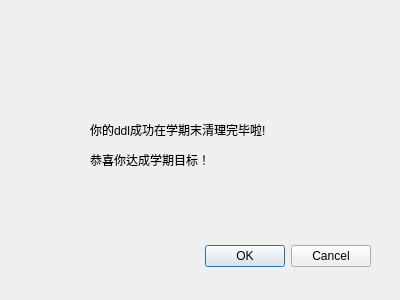
<?xml version="1.0" encoding="UTF-8"?>
<ui version="4.0">
 <class>winGame</class>
 <widget class="QDialog" name="winGame">
  <property name="geometry">
   <rect>
    <x>0</x>
    <y>0</y>
    <width>400</width>
    <height>300</height>
   </rect>
  </property>
  <property name="windowTitle">
   <string>Dialog</string>
  </property>
  <widget class="QDialogButtonBox" name="buttonBox">
   <property name="geometry">
    <rect>
     <x>30</x>
     <y>240</y>
     <width>341</width>
     <height>32</height>
    </rect>
   </property>
   <property name="orientation">
    <enum>Qt::Horizontal</enum>
   </property>
   <property name="standardButtons">
    <set>QDialogButtonBox::Cancel|QDialogButtonBox::Ok</set>
   </property>
  </widget>
  <widget class="QLabel" name="label">
   <property name="geometry">
    <rect>
     <x>90</x>
     <y>100</y>
     <width>251</width>
     <height>91</height>
    </rect>
   </property>
   <property name="text">
    <string>&lt;html&gt;&lt;head/&gt;&lt;body&gt;&lt;p&gt;你的ddl成功在学期末清理完毕啦!&lt;/p&gt;&lt;p&gt;恭喜你达成学期目标！&lt;/p&gt;&lt;/body&gt;&lt;/html&gt;</string>
   </property>
  </widget>
 </widget>
 <resources/>
 <connections>
  <connection>
   <sender>buttonBox</sender>
   <signal>accepted()</signal>
   <receiver>winGame</receiver>
   <slot>accept()</slot>
   <hints>
    <hint type="sourcelabel">
     <x>248</x>
     <y>254</y>
    </hint>
    <hint type="destinationlabel">
     <x>157</x>
     <y>274</y>
    </hint>
   </hints>
  </connection>
  <connection>
   <sender>buttonBox</sender>
   <signal>rejected()</signal>
   <receiver>winGame</receiver>
   <slot>reject()</slot>
   <hints>
    <hint type="sourcelabel">
     <x>316</x>
     <y>260</y>
    </hint>
    <hint type="destinationlabel">
     <x>286</x>
     <y>274</y>
    </hint>
   </hints>
  </connection>
 </connections>
</ui>
